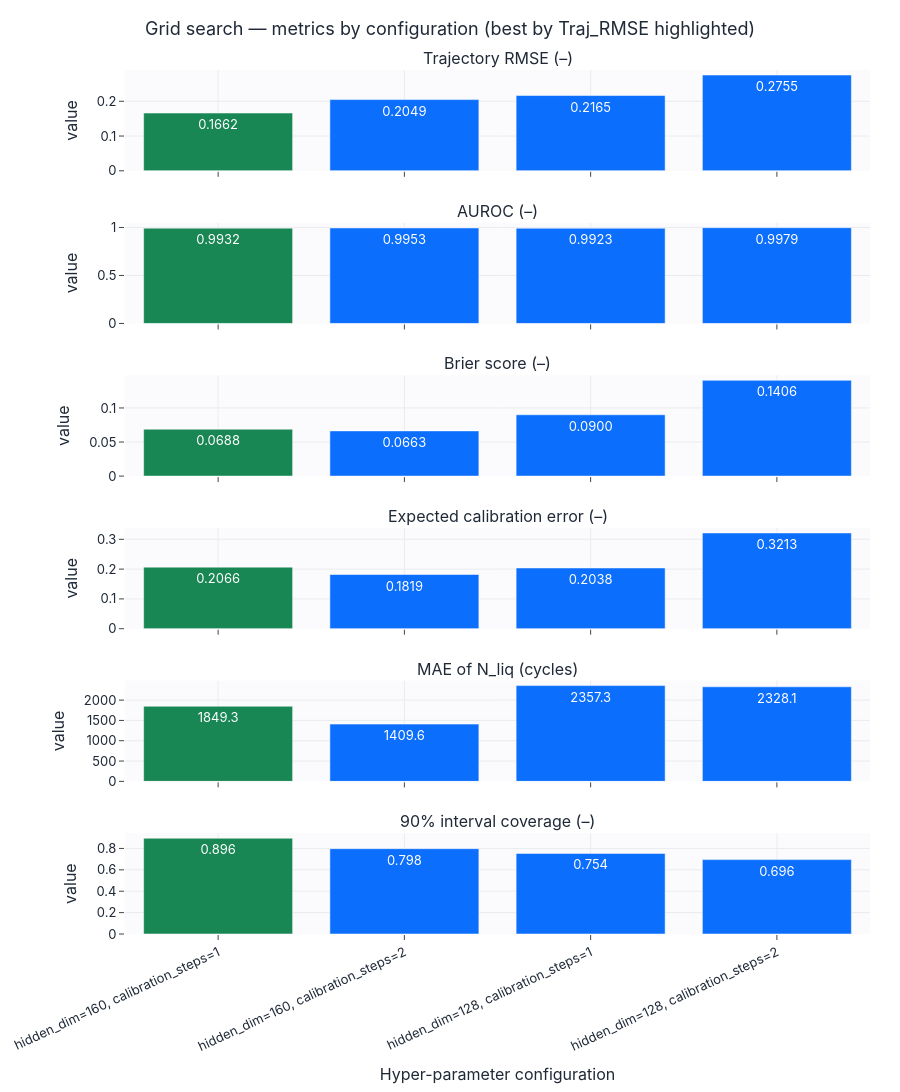

Notebook code for this chart:
### Markdown cell above
## Шаг 1. Grid search и сохранение гиперпараметров

### Code cell
# >>> Метрика, по которой grid search выбирает лучшие гиперпараметры <<<
SELECTION_METRIC = "Traj_RMSE"   # например: "Traj_RMSE", "Brier", "AUROC", "N_liq_MAE", "val_loss"
DASHBOARD_METRICS = ["Traj_RMSE", "AUROC", "Brier", "ECE", "N_liq_MAE", "Coverage_90"]

fixed = dict(static_dim=static_dim, prefix_dim=prefix_dim, seq_len=config.seq_len,
             prefix_len=config.prefix_len, max_cycle_reference=config.max_cycle_reference,
             theta_dim=31, probabilistic=True, use_analytical_layer=True)
grid = {"hidden_dim": [128, 160], "calibration_steps": [1, 2]}
res, best = grid_search(lambda p: DPIFlow(**fixed, **p), grid, gs_train, gs_val,
                        config, device, search_epochs=2, score_metric=SELECTION_METRIC)
print("Selection metric:", SELECTION_METRIC, "| best:", best)
display(english_metric_table(res).round(4))
write_hyperparams(MODELS_DIR, "dpi_flow", {"model_type": "DPIFlow", "display_name": "DPI-Flow",
                  "model_kwargs": {**fixed, **best},
                  "search": {"grid": grid, "score_metric": SELECTION_METRIC, "best": best}})
show_grid_dashboard(res, grid, SELECTION_METRIC, DASHBOARD_METRICS, "2_2_grid_search").show()

### Figure 1 — Plotly figure (JSON) as saved in the notebook; plotly's stock layout.template omitted (floating-point values rounded to 4 significant figures)
{"data": [{"marker": {"color": ["#198754", "#0b6efd", "#0b6efd", "#0b6efd"]}, "showlegend": false, "text": ["0.1662", "0.2049", "0.2165", "0.2755"], "textposition": "auto", "type": "bar", "x": ["hidden_dim=160, calibration_steps=1", "hidden_dim=160, calibration_steps=2", "hidden_dim=128, calibration_steps=1", "hidden_dim=128, calibration_steps=2"], "xaxis": "x", "y": [0.1662, 0.2049, 0.2165, 0.2755], "yaxis": "y"}, {"marker": {"color": ["#198754", "#0b6efd", "#0b6efd", "#0b6efd"]}, "showlegend": false, "text": ["0.9932", "0.9953", "0.9923", "0.9979"], "textposition": "auto", "type": "bar", "x": ["hidden_dim=160, calibration_steps=1", "hidden_dim=160, calibration_steps=2", "hidden_dim=128, calibration_steps=1", "hidden_dim=128, calibration_steps=2"], "xaxis": "x2", "y": [0.9932, 0.9953, 0.9923, 0.9979], "yaxis": "y2"}, {"marker": {"color": ["#198754", "#0b6efd", "#0b6efd", "#0b6efd"]}, "showlegend": false, "text": ["0.0688", "0.0663", "0.0900", "0.1406"], "textposition": "auto", "type": "bar", "x": ["hidden_dim=160, calibration_steps=1", "hidden_dim=160, calibration_steps=2", "hidden_dim=128, calibration_steps=1", "hidden_dim=128, calibration_steps=2"], "xaxis": "x3", "y": [0.06883, 0.06634, 0.09, 0.1406], "yaxis": "y3"}, {"marker": {"color": ["#198754", "#0b6efd", "#0b6efd", "#0b6efd"]}, "showlegend": false, "text": ["0.2066", "0.1819", "0.2038", "0.3213"], "textposition": "auto", "type": "bar", "x": ["hidden_dim=160, calibration_steps=1", "hidden_dim=160, calibration_steps=2", "hidden_dim=128, calibration_steps=1", "hidden_dim=128, calibration_steps=2"], "xaxis": "x4", "y": [0.2066, 0.1819, 0.2038, 0.3213], "yaxis": "y4"}, {"marker": {"color": ["#198754", "#0b6efd", "#0b6efd", "#0b6efd"]}, "showlegend": false, "text": ["1849.3", "1409.6", "2357.3", "2328.1"], "textposition": "auto", "type": "bar", "x": ["hidden_dim=160, calibration_steps=1", "hidden_dim=160, calibration_steps=2", "hidden_dim=128, calibration_steps=1", "hidden_dim=128, calibration_steps=2"], "xaxis": "x5", "y": [1849.0, 1410.0, 2357.0, 2328.0], "yaxis": "y5"}, {"marker": {"color": ["#198754", "#0b6efd", "#0b6efd", "#0b6efd"]}, "showlegend": false, "text": ["0.896", "0.798", "0.754", "0.696"], "textposition": "auto", "type": "bar", "x": ["hidden_dim=160, calibration_steps=1", "hidden_dim=160, calibration_steps=2", "hidden_dim=128, calibration_steps=1", "hidden_dim=128, calibration_steps=2"], "xaxis": "x6", "y": [0.8955, 0.798, 0.7538, 0.6956], "yaxis": "y6"}], "layout": {"annotations": [{"font": {"size": 16}, "showarrow": false, "text": "Trajectory RMSE (–)", "x": 0.5, "xanchor": "center", "xref": "paper", "y": 1.0, "yanchor": "bottom", "yref": "paper"}, {"font": {"size": 16}, "showarrow": false, "text": "AUROC (–)", "x": 0.5, "xanchor": "center", "xref": "paper", "y": 0.8233, "yanchor": "bottom", "yref": "paper"}, {"font": {"size": 16}, "showarrow": false, "text": "Brier score (–)", "x": 0.5, "xanchor": "center", "xref": "paper", "y": 0.6467, "yanchor": "bottom", "yref": "paper"}, {"font": {"size": 16}, "showarrow": false, "text": "Expected calibration error (–)", "x": 0.5, "xanchor": "center", "xref": "paper", "y": 0.47, "yanchor": "bottom", "yref": "paper"}, {"font": {"size": 16}, "showarrow": false, "text": "MAE of N_liq (cycles)", "x": 0.5, "xanchor": "center", "xref": "paper", "y": 0.2933, "yanchor": "bottom", "yref": "paper"}, {"font": {"size": 16}, "showarrow": false, "text": "90% interval coverage (–)", "x": 0.5, "xanchor": "center", "xref": "paper", "y": 0.1167, "yanchor": "bottom", "yref": "paper"}], "height": 1260, "title": {"text": "Grid search — metrics by configuration (best by Traj_RMSE highlighted)"}, "xaxis": {"anchor": "y", "domain": [0.0, 1.0], "matches": "x6", "showticklabels": false}, "xaxis2": {"anchor": "y2", "domain": [0.0, 1.0], "matches": "x6", "showticklabels": false}, "xaxis3": {"anchor": "y3", "domain": [0.0, 1.0], "matches": "x6", "showticklabels": false}, "xaxis4": {"anchor": "y4", "domain": [0.0, 1.0], "matches": "x6", "showticklabels": false}, "xaxis5": {"anchor": "y5", "domain": [0.0, 1.0], "matches": "x6", "showticklabels": false}, "xaxis6": {"anchor": "y6", "domain": [0.0, 1.0], "tickangle": -25, "title": {"text": "Hyper-parameter configuration"}}, "yaxis": {"anchor": "x", "domain": [0.8833, 1.0], "title": {"text": "value"}}, "yaxis2": {"anchor": "x2", "domain": [0.7067, 0.8233], "title": {"text": "value"}}, "yaxis3": {"anchor": "x3", "domain": [0.53, 0.6467], "title": {"text": "value"}}, "yaxis4": {"anchor": "x4", "domain": [0.3533, 0.47], "title": {"text": "value"}}, "yaxis5": {"anchor": "x5", "domain": [0.1767, 0.2933], "title": {"text": "value"}}, "yaxis6": {"anchor": "x6", "domain": [0.0, 0.1167], "title": {"text": "value"}}}}
